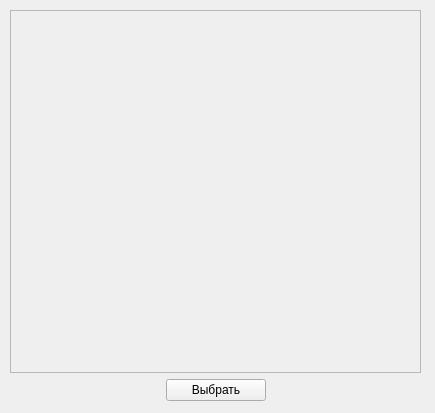
<?xml version="1.0" encoding="UTF-8"?>
<ui version="4.0">
 <class>Form</class>
 <widget class="QWidget" name="Form">
  <property name="geometry">
   <rect>
    <x>0</x>
    <y>0</y>
    <width>435</width>
    <height>413</height>
   </rect>
  </property>
  <property name="windowTitle">
   <string>Выбор изображения</string>
  </property>
  <widget class="QWidget" name="gridLayoutWidget_2">
   <property name="geometry">
    <rect>
     <x>10</x>
     <y>10</y>
     <width>411</width>
     <height>391</height>
    </rect>
   </property>
   <layout class="QGridLayout" name="choose_image_gridLayout">
    <item row="2" column="1">
     <widget class="QPushButton" name="choose_pushButton">
      <property name="minimumSize">
       <size>
        <width>0</width>
        <height>0</height>
       </size>
      </property>
      <property name="maximumSize">
       <size>
        <width>100</width>
        <height>24</height>
       </size>
      </property>
      <property name="text">
       <string>Выбрать</string>
      </property>
     </widget>
    </item>
    <item row="1" column="0" colspan="3">
     <widget class="QScrollArea" name="scrollArea">
      <property name="widgetResizable">
       <bool>true</bool>
      </property>
      <widget class="QWidget" name="scrollAreaWidgetContents">
       <property name="geometry">
        <rect>
         <x>0</x>
         <y>0</y>
         <width>407</width>
         <height>357</height>
        </rect>
       </property>
       <widget class="QWidget" name="gridLayoutWidget">
        <property name="geometry">
         <rect>
          <x>10</x>
          <y>10</y>
          <width>391</width>
          <height>341</height>
         </rect>
        </property>
        <layout class="QGridLayout" name="image_gridLayout"/>
       </widget>
      </widget>
     </widget>
    </item>
   </layout>
  </widget>
 </widget>
 <resources/>
 <connections/>
</ui>
